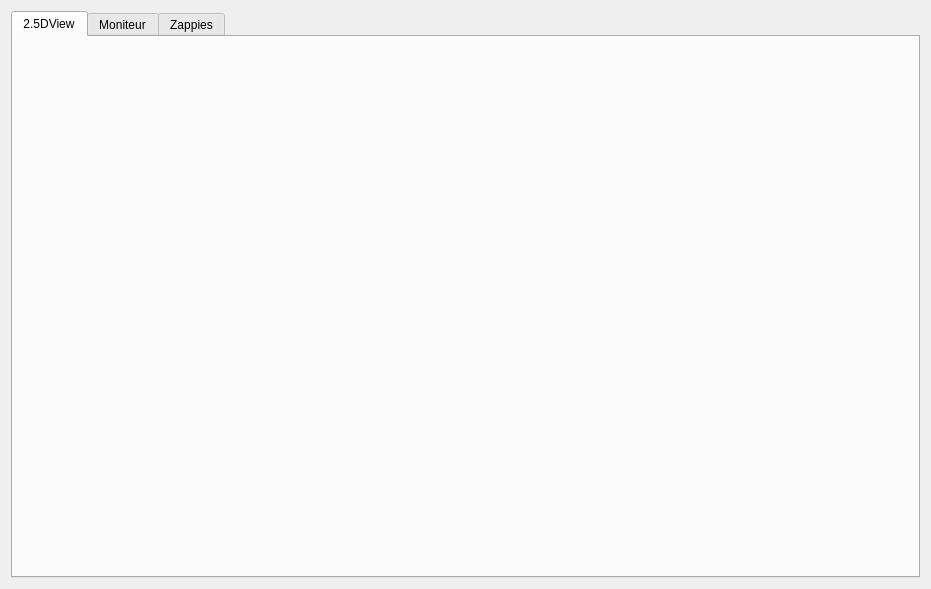
<?xml version="1.0" encoding="UTF-8"?>
<ui version="4.0">
 <class>ZappyUI</class>
 <widget class="QWidget" name="ZappyUI">
  <property name="geometry">
   <rect>
    <x>0</x>
    <y>0</y>
    <width>931</width>
    <height>589</height>
   </rect>
  </property>
  <property name="windowTitle">
   <string>Form</string>
  </property>
  <layout class="QVBoxLayout" name="verticalLayout_2">
   <item>
    <widget class="QTabWidget" name="tabWidget">
     <property name="currentIndex">
      <number>0</number>
     </property>
     <widget class="QWidget" name="viewer">
      <attribute name="title">
       <string>2.5DView</string>
      </attribute>
      <layout class="QVBoxLayout" name="verticalLayout_3">
       <item>
        <widget class="Q2DZappy" name="sfmlView" native="true"/>
       </item>
      </layout>
     </widget>
     <widget class="QWidget" name="preview">
      <attribute name="title">
       <string>Moniteur</string>
      </attribute>
      <layout class="QGridLayout" name="gridLayout">
       <item row="0" column="0">
        <widget class="QFrame" name="frame">
         <property name="frameShape">
          <enum>QFrame::StyledPanel</enum>
         </property>
         <property name="frameShadow">
          <enum>QFrame::Raised</enum>
         </property>
         <layout class="QGridLayout" name="gridLayout_2">
          <item row="3" column="1">
           <widget class="QLabel" name="label_9">
            <property name="text">
             <string>Nombre de zappies vivants</string>
            </property>
           </widget>
          </item>
          <item row="9" column="1">
           <widget class="QLabel" name="label_5">
            <property name="text">
             <string>Nom des équipes</string>
            </property>
           </widget>
          </item>
          <item row="7" column="1">
           <widget class="QLabel" name="label_7">
            <property name="text">
             <string>Nombre d'oeufs</string>
            </property>
           </widget>
          </item>
          <item row="4" column="1">
           <widget class="QLabel" name="label_8">
            <property name="text">
             <string>Nombre de zappies morts</string>
            </property>
           </widget>
          </item>
          <item row="4" column="3">
           <widget class="QLCDNumber" name="nb_ded"/>
          </item>
          <item row="10" column="3">
           <widget class="QTextEdit" name="zappiesBroadcast">
            <property name="readOnly">
             <bool>true</bool>
            </property>
           </widget>
          </item>
          <item row="10" column="1">
           <widget class="QLabel" name="label_10">
            <property name="text">
             <string>Messages des zappies :</string>
            </property>
           </widget>
          </item>
          <item row="3" column="3">
           <widget class="QLCDNumber" name="nb_alive"/>
          </item>
          <item row="2" column="1">
           <widget class="QLabel" name="label_3">
            <property name="text">
             <string>Nombre de zappies</string>
            </property>
           </widget>
          </item>
          <item row="9" column="3">
           <widget class="QLineEdit" name="teamNames">
            <property name="readOnly">
             <bool>true</bool>
            </property>
           </widget>
          </item>
          <item row="2" column="3">
           <widget class="QLCDNumber" name="nb_zappies"/>
          </item>
          <item row="5" column="3">
           <widget class="QLCDNumber" name="nb_cycles_saw"/>
          </item>
          <item row="5" column="1">
           <widget class="QLabel" name="label_4">
            <property name="text">
             <string>Nombre de cycles surveillés</string>
            </property>
           </widget>
          </item>
          <item row="6" column="3">
           <widget class="QLCDNumber" name="nb_resources"/>
          </item>
          <item row="1" column="3">
           <widget class="QLCDNumber" name="height_map"/>
          </item>
          <item row="0" column="3">
           <widget class="QLCDNumber" name="length_map"/>
          </item>
          <item row="7" column="3">
           <widget class="QLCDNumber" name="nb_eggs"/>
          </item>
          <item row="6" column="1">
           <widget class="QLabel" name="label_6">
            <property name="text">
             <string>Nombre ressources</string>
            </property>
           </widget>
          </item>
          <item row="1" column="1">
           <widget class="QLabel" name="label_2">
            <property name="text">
             <string>Hauteur de la map</string>
            </property>
           </widget>
          </item>
          <item row="0" column="1">
           <widget class="QLabel" name="label">
            <property name="text">
             <string>Largeur de la map</string>
            </property>
           </widget>
          </item>
         </layout>
        </widget>
       </item>
      </layout>
     </widget>
     <widget class="QWidget" name="zappies">
      <attribute name="title">
       <string>Zappies</string>
      </attribute>
      <layout class="QVBoxLayout" name="verticalLayout">
       <item>
        <widget class="QTableWidget" name="tableau">
         <property name="rowCount">
          <number>0</number>
         </property>
         <attribute name="horizontalHeaderCascadingSectionResizes">
          <bool>false</bool>
         </attribute>
         <attribute name="horizontalHeaderStretchLastSection">
          <bool>true</bool>
         </attribute>
         <column>
          <property name="text">
           <string>Zappie</string>
          </property>
         </column>
         <column>
          <property name="text">
           <string>Position</string>
          </property>
         </column>
         <column>
          <property name="text">
           <string>Niveau</string>
          </property>
         </column>
         <column>
          <property name="text">
           <string>Status</string>
          </property>
         </column>
         <column>
          <property name="text">
           <string>Oeufs pondus</string>
          </property>
         </column>
         <column>
          <property name="text">
           <string>Nouriture</string>
          </property>
         </column>
         <column>
          <property name="text">
           <string>Linemate</string>
          </property>
         </column>
         <column>
          <property name="text">
           <string>Deraumère</string>
          </property>
         </column>
         <column>
          <property name="text">
           <string>Sibur</string>
          </property>
         </column>
         <column>
          <property name="text">
           <string>Mendiane</string>
          </property>
         </column>
         <column>
          <property name="text">
           <string>Phiras</string>
          </property>
         </column>
         <column>
          <property name="text">
           <string>Thystame</string>
          </property>
         </column>
        </widget>
       </item>
      </layout>
     </widget>
    </widget>
   </item>
  </layout>
 </widget>
 <layoutdefault spacing="6" margin="11"/>
 <customwidgets>
  <customwidget>
   <class>Q2DZappy</class>
   <extends>QWidget</extends>
   <header>q2dzappy.h</header>
   <container>1</container>
  </customwidget>
 </customwidgets>
 <resources/>
 <connections/>
</ui>
